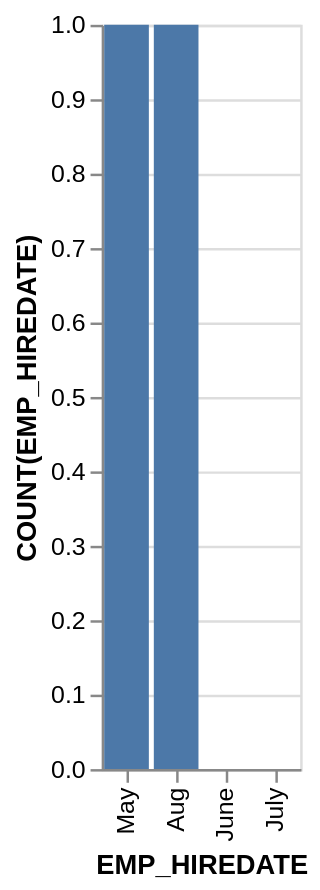

This figure's Vega-Lite source:
### Vega-Lite specification from a JSON file in a GitHub repository (floating-point values rounded to 4 significant figures)
{"data": {"values": [{"x_data": "May", "y_data": 1}, {"x_data": "Aug", "y_data": 1}, {"x_data": "June", "y_data": 0}, {"x_data": "July", "y_data": 0}]}, "mark": "bar", "encoding": {"x": {"field": "x_data", "type": "nominal", "title": "EMP_HIREDATE", "sort": {"op": "sum", "field": "y_data", "order": "descending"}}, "y": {"field": "y_data", "type": "quantitative", "title": "COUNT(EMP_HIREDATE)"}}}
